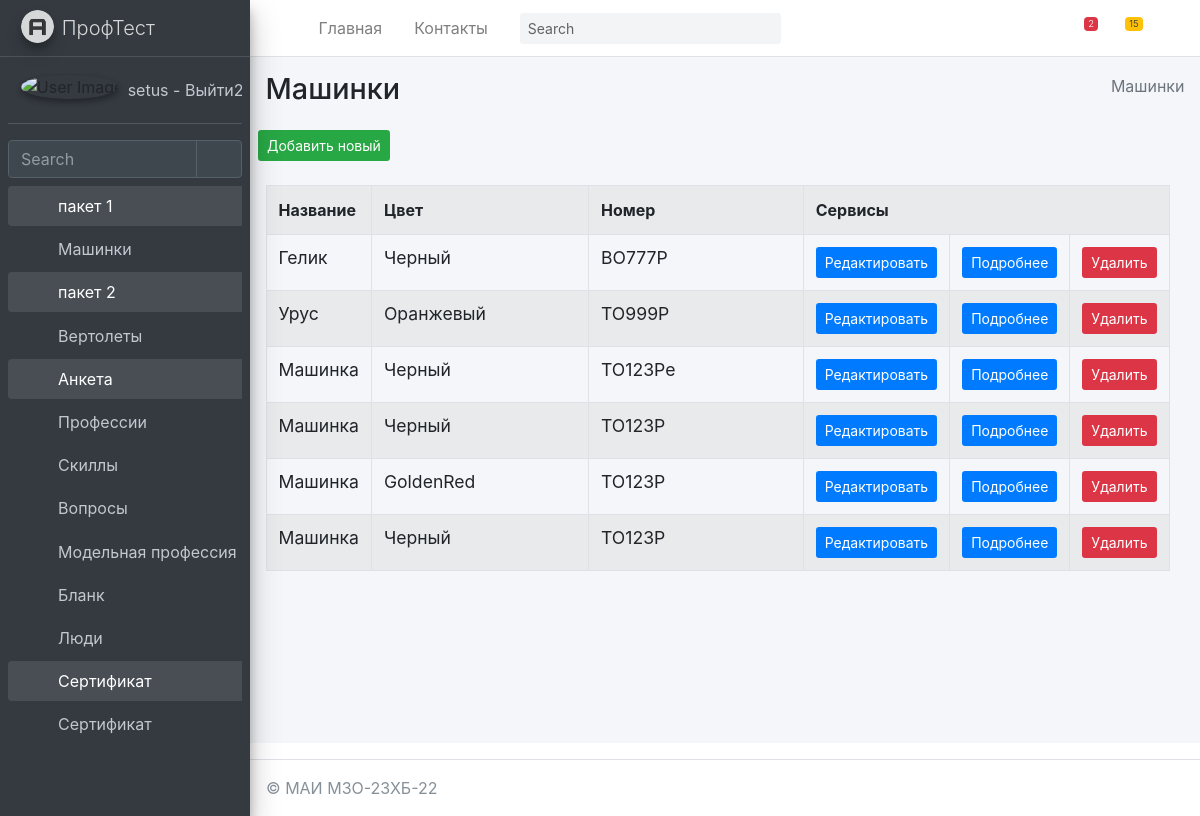
/car/mycar/ (signed in), run on the app's committed database.
### mysite/car/models.py (models this page shows, shortened)
class Forlog(models.Model):
    created_at = models.DateTimeField(auto_now_add=True,  verbose_name='Создано')
    updated_at = models.DateTimeField(auto_now=True, verbose_name='Обновлено')
    edesc = models.TextField(blank=True, null=True, verbose_name='Комментарий')
    erem = models.BooleanField(default=False, verbose_name='Удалить?')
    class Meta:
        abstract = True

class MyCar(Forlog):
    name = models.CharField(max_length=255, blank=False, null= False, default="Машинка", verbose_name="Название")
    color = models.CharField(max_length=255, blank=False, null = False, default="Черный", verbose_name="Цвет")
    nomb = models.CharField(max_length=255, blank=False, null = False, default="TO123P", verbose_name="Номер")
    class Meta:
        verbose_name = 'Машинка'
        verbose_name_plural = 'Машинки'
        ordering = ['id']

### mysite/car/views.py (the view)
# urls.py: path('mycar/', MyCarView.as_view(), name='MyCar'),
@method_decorator(login_required(login_url='/login/'), name='dispatch')
class MyCarView(ListView):
	model = MyCar
	context_object_name = 'mycar_list'
	success_url = reverse_lazy('car: MyCar')
	paginate_by = item_for_page
	def get_context_data(self, *, object_list=None, **kwargs):
		context = super(MyCarView,self).get_context_data(**kwargs)
		context['sometry'] = self.model._meta.verbose_name_plural
		context['col1name'] = self.model._meta.get_field("name").verbose_name
		context['col2name'] = self.model._meta.get_field("color").verbose_name
		context['col3name'] = self.model._meta.get_field("nomb").verbose_name
		context['collastname'] = 'Cервисы'
		return context

### mysite/car/templates/car/mycar_list.html (shortened to what this page needs)
{% extends "car/base.html" %}
{% block content %}
{% load car_tags %}
<div class="content-wrapper">
    {% block sidebar %}
    {% include 'car/includes/_breadcrumb.html' %}
    {% endblock %}
    <section class="content">
        <button class="btn bg-success btn-sm">
            <a href="{% url 'car:MyCarCreate' %}" class=''>
                Добавить новый
            </a>
        </button>
        <br><br>
        <div class="container-fluid row">
            <div class="col-md-12">
                <table class="table table-striped table-bordered ">
                    <tr>
                        <th class="w-10">{{ col1name }}</th>
                        <th class="w-25">{{ col2name }}</th>
                        <th class="w-25">{{ col3name }}</th>
                        <th colspan="3">Сервисы</th>
                    </tr>
                    {% for item in mycar_list %}
                    <tr>
                        <td>
                            <h5 class="card-title">
                                {{ item.name }}
                            </h5>
                        </td>
                        <td>
                            <h5 class="card-title">
                                {{ item.color }}
                            </h5>
                        </td>
                        <td>
                            <h5 class="card-title">
                                {{ item.nomb }}
                            </h5>
                        </td>
                        <td>
                            <button class="btn bg-primary  btn-sm">
                                <a href="{% url 'car:MyCarUpdate' item.pk %}">Редактировать</a>
                            </button>
                        </td>
                        <td>
                            <button class="btn bg-primary  btn-sm">
                                <a href="{% url 'car:MyCarDetail' item.pk %}">Подробнее</a>
                            </button>
                        </td>
                        <td>
                            <button class="btn bg-danger  btn-sm" >
                                <a href="{% url 'car:MyCarDelete' item.pk %}">Удалить</a>
                            </button>
                        </td>
                    </tr>
                    {% endfor %}
                </table>
            </div>
        </div>
    </section>
</div>
{% endblock %}

### mysite/templates/includes/full_sidebar.html
<aside class="main-sidebar sidebar-dark-primary elevation-4">
    <a href="/" class="brand-link">
        <img src="{{ ASSETS_ROOT }}/img/AdminLTELogo.png" alt="AdminLTE Logo" class="brand-image img-circle elevation-3"
             style="opacity: .8">
        <span class="brand-text font-weight-light">ПрофТест</span>
    </a>
    <div class="sidebar">
        <div class="user-panel mt-3 pb-3 mb-3 d-flex">
            <div class="image">
                <img src="{{ ASSETS_ROOT }}/img/user2-160x160.jpg" class="img-circle elevation-2" alt="User Image">
            </div>
            <div class="info">
                <a href="{% url 'logout' %}" class="d-block">
                    {{ request.user.username }} - Выйти2
                </a>
            </div>
        </div>
        <div class="form-inline">
            <div class="input-group" data-widget="sidebar-search">
                <input class="form-control form-control-sidebar" type="search" placeholder="Search" aria-label="Search">
                <div class="input-group-append">
                    <button class="btn btn-sidebar">
                        <i class="fas fa-search fa-fw"></i>
                    </button>
                </div>
            </div>
        </div>
        <nav class="mt-2">
            <ul class="nav nav-pills nav-sidebar flex-column" data-widget="treeview" role="menu" data-accordion="false">
                {% for item1 in SIDEBAR %}
                    <li class="nav-item {% if 'children' in item1 %} has-treeview menu-is-opening menu-open {% endif %}">
                    <a href="{% if 'children' in item1 %}#{% else %}{{ item1.url }}{% endif %}" class="nav-link">
                        <i class="nav-icon fas fa-circle {{ item1.color }}"></i>
                        <p>
                            {{ item1.name }}
                            {% if 'children' in item1 %}<i class="right fas fa-angle-left"></i>{% endif %}
                        </p>
                    </a>
                    <ul class="nav nav-treeview">
                    {% if 'children' in item1 %}
                        {% for item2 in item1.children %}
                            <li class="nav-item">
                                <a href="{{ item2.url }}" class="nav-link">
                                    <i class="far fa-circle nav-icon"></i>
                                    <p>{{ item2.name }}</p>
                                </a>
                            </li>
                        {% endfor %}
                    {% endif %}
                    </ul>
                    </li>
                {% endfor %}
            </ul>
        </nav>
    </div>
</aside>

### data on the page
MyCar: name "Гелик", color "Черный", nomb "BO777P"
MyCar: name "Урус", color "Оранжевый", nomb "TO999P"
MyCar: name "Машинка", color "Черный", nomb "TO123Pe"
MyCar: name "Машинка", color "Черный", nomb "TO123P"
MyCar: name "Машинка", color "GoldenRed", nomb "TO123P"
MyCar: name "Машинка", color "Черный", nomb "TO123P"

### other printed values
{{ request.user.username }} "setus"
{{ item1.name }} "пакет 1" "пакет 2" "Анкета" "Сертификат"
{{ item2.name }} "Машинки" "Вертолеты" "Профессии" "Скиллы" "Вопросы" "Модельная профессия" "Бланк" "Люди" "Сертификат"
{{ sometry }} "Машинки"
{{ col1name }} "Название"
{{ col2name }} "Цвет"
{{ col3name }} "Номер"
